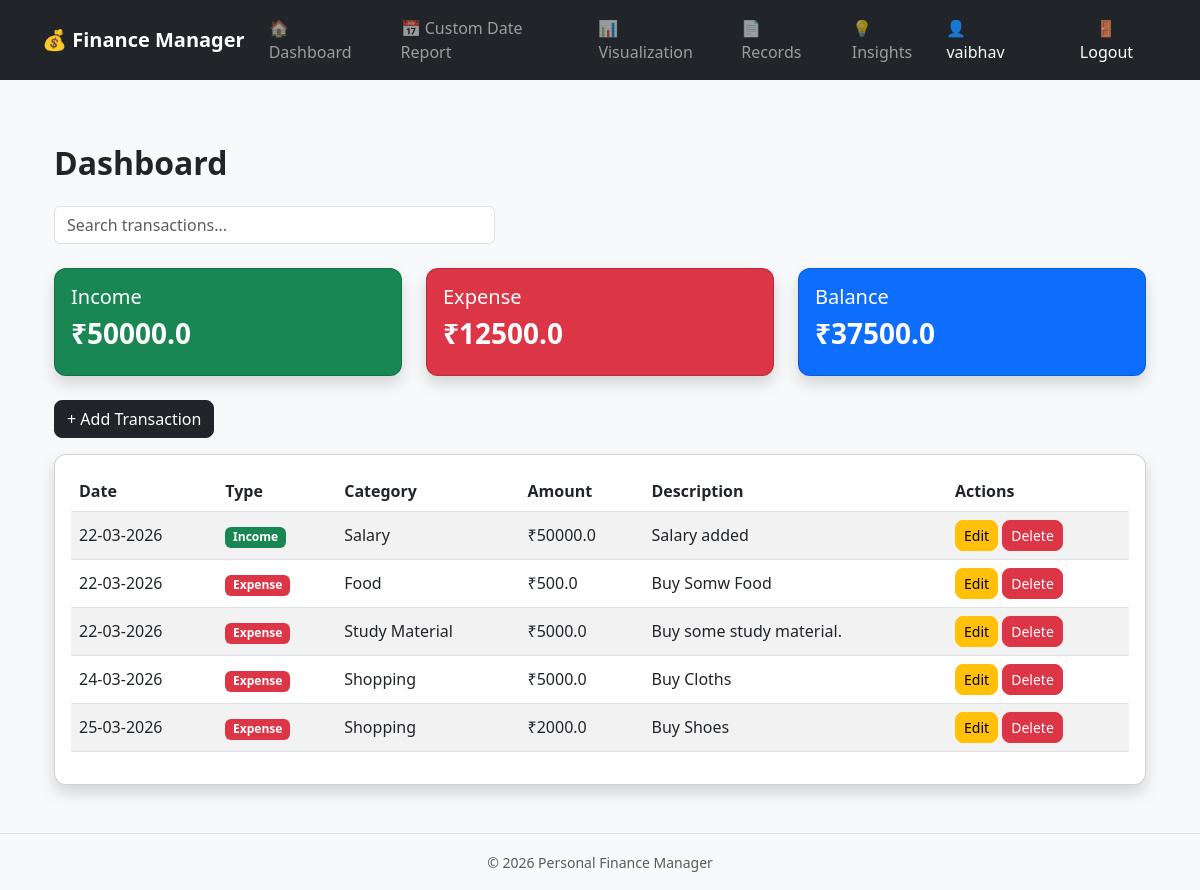
/dashboard (signed in), run on an earlier commit of the app's database.
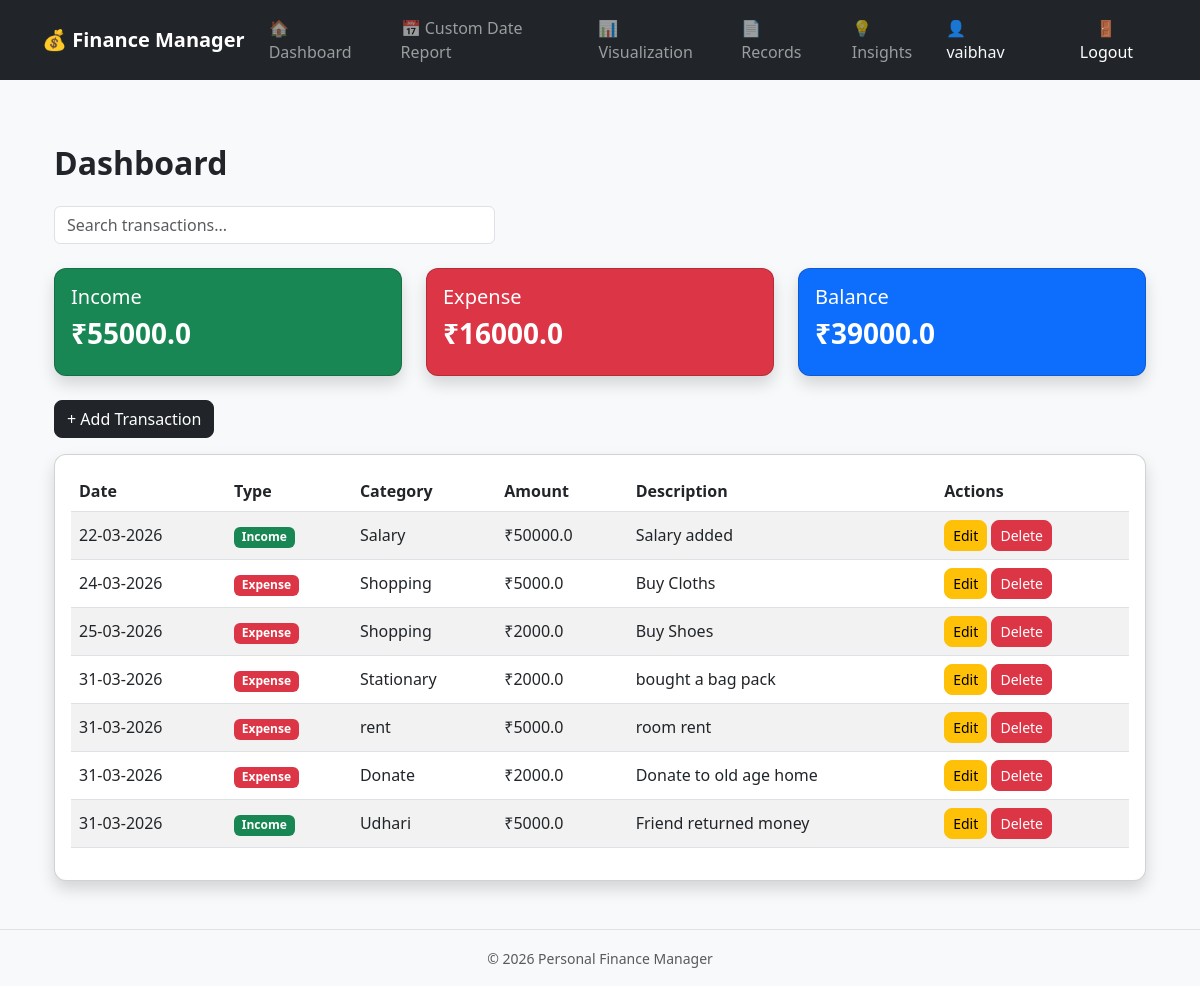
And on a later commit of the database.
### app/models.py (models this page shows, shortened)
class User(db.Model, UserMixin):
    id = db.Column(db.Integer, primary_key=True)
    is_admin = db.Column(db.Boolean, default=False)
    username = db.Column(db.String(100), unique=True, nullable=False)
    email = db.Column(db.String(150), unique=True, nullable=False)
    password = db.Column(db.String(200), nullable=False)
    transactions = db.relationship('Transaction', backref='user', lazy=True)

class Transaction(db.Model):
    id = db.Column(db.Integer, primary_key=True)
    type = db.Column(db.String(10), nullable=False)
    amount = db.Column(db.Float, nullable=False)
    category = db.Column(db.String(100), nullable=False)
    description = db.Column(db.String(200))
    date = db.Column(db.DateTime, default=datetime.utcnow)
    user_id = db.Column(db.Integer, db.ForeignKey('user.id'), nullable=False)

### app/routes.py (the view)
@main.route('/dashboard')
@login_required
def dashboard():
    transactions = Transaction.query.filter_by(
        user_id=current_user.id
    ).all()
    income, expense, balance = calculate_totals(transactions)
    insights = []
    if income > 0:
        savings_percentage = (balance / income) * 100
        expense_percentage = (expense / income) * 100
        if balance > 0:
            insights.append(
                f"💰 You have saved ₹{balance:.2f}, "
                f"which is {savings_percentage:.1f}% of your income."
            )
        else:
            insights.append(
                "⚠️ Your expenses are equal to or greater than your income."
            )
        insights.append(
            f"📊 You have spent {expense_percentage:.1f}% "
            f"of your total income."
        )
    category_expenses = defaultdict(float)
    for t in transactions:
        if t.type == 'expense':
            category_expenses[t.category] += t.amount
    if category_expenses:
        highest_category = max(
            category_expenses,
            key=category_expenses.get
        )
        highest_amount = category_expenses[highest_category]
        insights.append(
            f"🏆 Your highest spending category is "
            f"{highest_category} (₹{highest_amount:.2f})."
        )
        if expense > 0:
            category_percentage = (
                highest_amount / expense
            ) * 100
            if category_percentage >= 40:
                insights.append(
                    f"💡 {highest_category} accounts for "
                    f"{category_percentage:.1f}% of your expenses. "
                    f"Consider reviewing this category."
                )
            else:
                insights.append(
                    "👍 Your expenses are reasonably distributed "
                    "across different categories."
                )
    return render_template(
        'dashboard/dashboard.html',
        transactions=transactions,
        income=income,
        expense=expense,
        balance=balance,
        insights=insights
    )

### app/__init__.py (called while the page is built)
def create_app():
    app = Flask(__name__, template_folder='../templates', static_folder='../static')
    app.config['SECRET_KEY'] = 'this_is_a_secret_key_change_later'
    app.config['SQLALCHEMY_DATABASE_URI'] = 'sqlite:///db.sqlite3'
    app.config['SQLALCHEMY_TRACK_MODIFICATIONS'] = False
    db.init_app(app)
    login_manager.init_app(app)
    login_manager.login_view = 'main.login'
    from .models import User
    @login_manager.user_loader
    def load_user(user_id):
        return User.query.get(int(user_id))
    @app.after_request
    def add_header(response):
        response.headers["Cache-Control"] = "no-store, no-cache, must-revalidate, max-age=0"
        response.headers["Pragma"] = "no-cache"
        response.headers["Expires"] = "0"
        return response
    from .routes import main
    app.register_blueprint(main)
    return app

### app/routes.py (called while the page is built)
@main.before_app_request
def restrict_access():
    if not current_user.is_authenticated:
        allowed_routes = [
            'main.login',
            'main.register',
            'main.admin_login',      # Allow admin login page
            'main.admin_dashboard',  # Optional
            'main.admin_logout',     # Optional
            'static'
        ]
        if request.endpoint not in allowed_routes:
            return redirect(url_for('main.login'))

### app/utils.py (called while the page is built)
def calculate_totals(transactions):
    income = sum(t.amount for t in transactions if t.type == 'income')
    expense = sum(t.amount for t in transactions if t.type == 'expense')
    balance = income - expense
    return income, expense, balance

### templates/dashboard/dashboard.html (shortened to what this page needs)
{% extends 'base.html' %}
{% block content %}
<div class="container mt-4">
<h2 class="mb-4">Dashboard</h2>
<div class="row mb-4">
    <div class="col-md-5">
        <input type="text"
               id="search"
               placeholder="Search transactions..."
               class="form-control">
    </div>
</div>
<div class="row mb-4">
    <div class="col-md-4">
        <div class="card bg-success text-white shadow">
            <div class="card-body">
                <h5>Income</h5>
                <h3>₹{{ income }}</h3>
            </div>
        </div>
    </div>
    <div class="col-md-4">
        <div class="card bg-danger text-white shadow">
            <div class="card-body">
                <h5>Expense</h5>
                <h3>₹{{ expense }}</h3>
            </div>
        </div>
    </div>
    <div class="col-md-4">
        <div class="card bg-primary text-white shadow">
            <div class="card-body">
                <h5>Balance</h5>
                <h3>₹{{ balance }}</h3>
            </div>
        </div>
    </div>
</div>
<div class="mb-3">
    <a href="{{ url_for('main.add_transaction') }}"
       class="btn btn-dark">
        + Add Transaction
    </a>
</div>
<div class="card shadow">
    <div class="card-body">
        <table class="table table-striped">
            <thead>
                <tr>
                    <th>Date</th>
                    <th>Type</th>
                    <th>Category</th>
                    <th>Amount</th>
                    <th>Description</th>
                    <th>Actions</th>
                </tr>
            </thead>
            <tbody>
                {% for t in transactions %}
                <tr>
                    <td>
                        {{ t.date.strftime('%d-%m-%Y') }}
                    </td>
                    <td>
                        {% if t.type == 'income' %}
                            <span class="badge bg-success">
                                Income
                            </span>
                        {% else %}
                            <span class="badge bg-danger">
                                Expense
                            </span>
                        {% endif %}
                    </td>
                    <td>
                        {{ t.category }}
                    </td>
                    <td>
                        ₹{{ t.amount }}
                    </td>
                    <td>
                        {{ t.description }}
                    </td>
                    <td>
                        <a href="{{ url_for('main.edit_transaction', id=t.id) }}"
                           class="btn btn-sm btn-warning">
                            Edit
                        </a>
                        <a href="{{ url_for('main.delete_transaction', id=t.id) }}"
                           class="btn btn-sm btn-danger"
                           onclick="return confirm('Are you sure you want to delete this transaction?')">
                            Delete
                        </a>
                    </td>
                </tr>
                {% endfor %}
            </tbody>
        </table>
    </div>
</div>
</div>
{% endblock %}

### templates/base.html (shortened to what this page needs)
<!DOCTYPE html>
<html lang="en">
<head>
    <link href="https://cdn.jsdelivr.net/npm/bootstrap@5.3.0/dist/css/bootstrap.min.css" rel="stylesheet">
    <link rel="stylesheet" href="{{ url_for('static', filename='css/style.css') }}">
</head>
<body class="bg-light d-flex flex-column min-vh-100">
    {% include 'navbar.html' %}
    <main class="container flex-grow-1 mt-4 mb-5">
        {% block content %}
        {% endblock %}
    </main>
    <footer class="text-center text-muted py-3 mt-auto border-top">
        <small>© 2026 Personal Finance Manager</small>
    </footer>
</body>
</html>

### templates/navbar.html (shortened to what this page needs)
<nav class="navbar navbar-expand-lg navbar-dark bg-dark">
    <div class="container">
        <span class="navbar-brand">💰 Finance Manager</span>
        <div class="collapse navbar-collapse" id="navbarNav">
            <ul class="navbar-nav me-auto gap-3">
                {% if current_user.is_authenticated %}
                <li class="nav-item">
                    <a class="nav-link"
                       href="{{ url_for('main.dashboard') }}">
                        🏠 Dashboard
                    </a>
                </li>
                <li class="nav-item">
                    <a class="nav-link"
                       href="{{ url_for('main.monthly_report') }}">
                        📅 Custom Date Report
                    </a>
                </li>
                <li class="nav-item">
                    <a class="nav-link"
                       href="{{ url_for('main.visualize') }}">
                        📊 Visualization
                    </a>
                </li>
                <li class="nav-item">
                    <a class="nav-link"
                       href="{{ url_for('main.records') }}">
                        📄 Records
                    </a>
                </li>
                <li class="nav-item">
                    <a class="nav-link"
                       href="{{ url_for('main.insights') }}">
                        💡 Insights
                    </a>
                </li>
                {% endif %}
            </ul>
            <ul class="navbar-nav ms-auto align-items-center gap-2">
                {% if current_user.is_authenticated %}
                <li class="nav-item">
                    <span class="nav-link text-light">
                        👤 {{ current_user.username }}
                    </span>
                </li>
                <li class="nav-item" style="margin-left: 1rem;">
                    <a
                        class="nav-link btn btn-danger text-white px-3"
                        href="{{ url_for('main.logout') }}"
                    >
                        🚪 Logout
                    </a>
                </li>
                {% endif %}
            </ul>
        </div>
    </div>
</nav>

### static/css/style.css (style rules this page uses)
body { background-color: #f8f9fa; }
.card { border-radius: 12px; }
.navbar-brand { font-weight: bold; font-size: 20px; }
.table { vertical-align: middle; }
.btn { border-radius: 8px; }
h2, h3 { font-weight: 600; }

What changed in the data, as far as the page shows it:
removed Transaction: date "22-03-2026", type "Expense", category "Food", amount "500.0", description "Buy Somw Food"
removed Transaction: date "22-03-2026", type "Expense", category "Study Material", amount "5000.0", description "Buy some study material."
added Transaction: date "31-03-2026", type "Expense", category "Stationary", amount "2000.0", description "bought a bag pack"
added Transaction: date "31-03-2026", type "Expense", category "rent", amount "5000.0", description "room rent"
added Transaction: date "31-03-2026", type "Expense", category "Donate", amount "2000.0", description "Donate to old age home"
added Transaction: date "31-03-2026", type "Income", category "Udhari", amount "5000.0", description "Friend returned money"
Also different on the page:
{{ income }}: "50000.0" → "55000.0"
{{ expense }}: "12500.0" → "16000.0"
{{ balance }}: "37500.0" → "39000.0"
